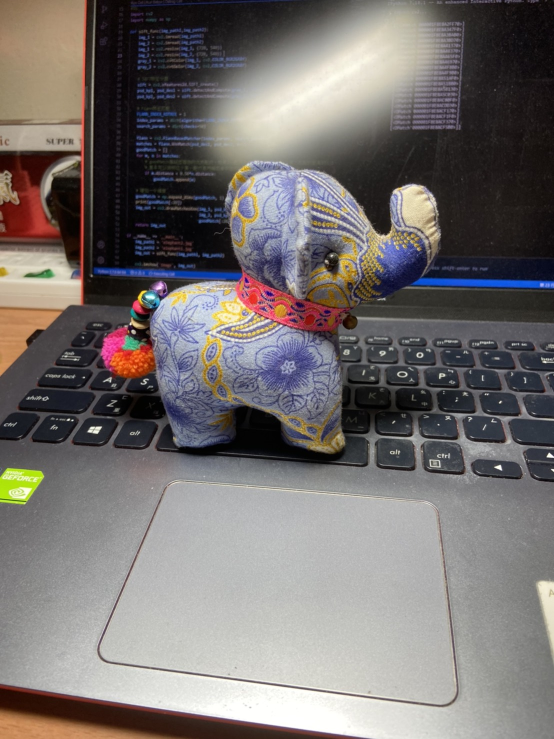
#> input picture lab11/ele1.jpg, 1108 x 1478 px, found by its file name (shown at 1/2 size)
$ python lab11.py
#> lines starting #> are read from the running program, lines starting #| are printed output that depends on the picture
import cv2
import numpy as np
import time

def preprocess(img_path1,img_path2):
#> called with img_path1 = 'D:/C++/C-project/uav/lab11/ele1.jpg', img_path2 = 'D:/C++/C-project/uav/lab11/ele2.jpg'
    img_1 = cv2.imread(img_path1)
#> img_1 is the input picture: shape (1478, 1108, 3); mean B, G, R 111.4, 112.7, 118
    img_2 = cv2.imread(img_path2)
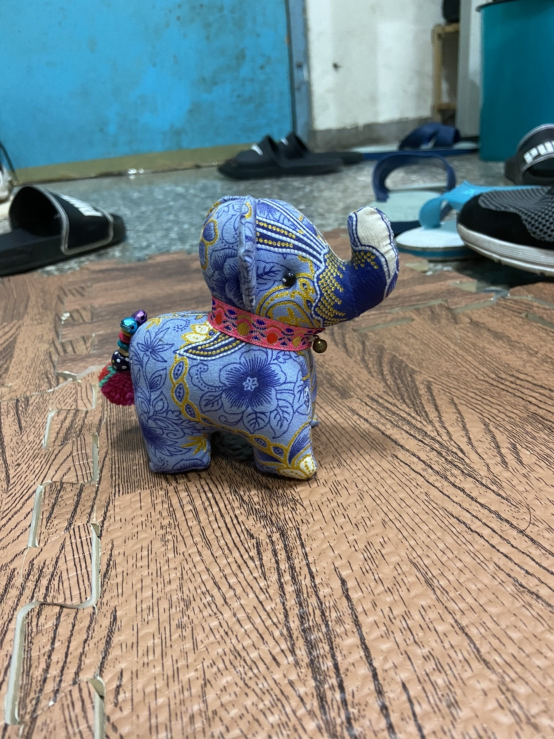
#> input picture lab11/ele2.jpg, 1108 x 1478 px, found by its file name (shown at 1/2 size)
#> img_2 is the input picture: shape (1478, 1108, 3); mean B, G, R 132.8, 136.9, 133.7
    # img_1 = cv2.resize(img_1, (400, 540))
    # img_2 = cv2.resize(img_2, (400, 540))

    return img_1, img_2

def sift_func(img_1,img_2):
    gray_1 = cv2.cvtColor(img_1, cv2.COLOR_BGR2GRAY)
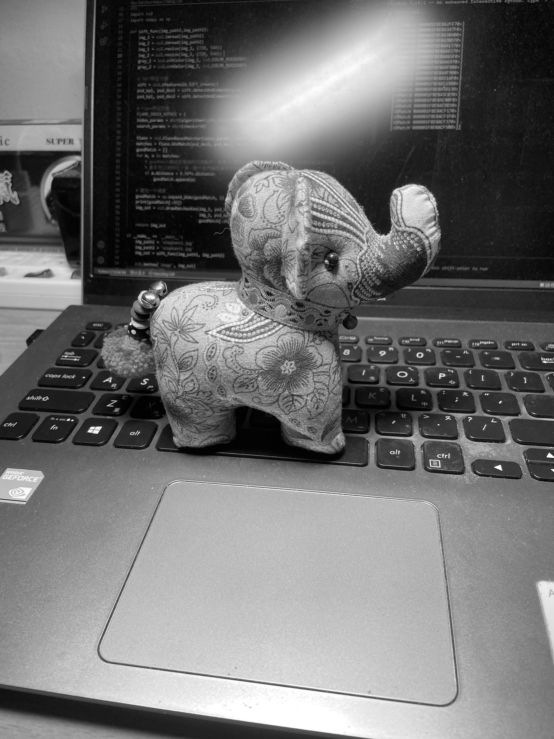
#> gray_1: shape (1478, 1108) (shown at 1/2 size); min 0, max 255, mean 114.2
    gray_2 = cv2.cvtColor(img_2, cv2.COLOR_BGR2GRAY)
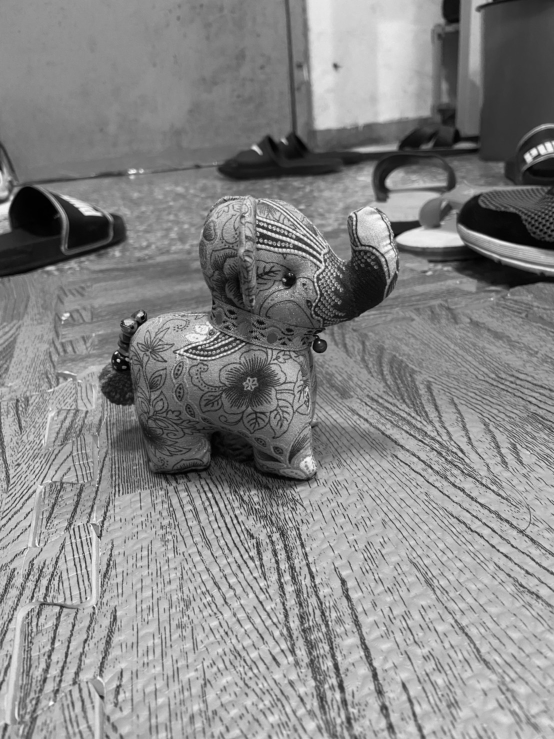
#> gray_2: shape (1478, 1108) (shown at 1/2 size); min 0, max 254, mean 135.4

    start = time.time()

    # Initiate SIFT detector
    sift = cv2.xfeatures2d.SIFT_create()

    # find the keypoints and descriptors with SIFT
    psd_kp1, psd_des1 = sift.detectAndCompute(gray_1, None)
#> psd_kp1 = 8241 keypoints; strongest (x, y, size): (1099, 911, 6.3), (998, 935, 6.9), (137, 839, 3.3), (145, 841, 2.5)
    psd_kp2, psd_des2 = sift.detectAndCompute(gray_2, None)
#> psd_kp2 = 19541 keypoints; strongest (x, y, size): (232, 706, 3.3), (638, 685, 2.5), (797, 456, 21.3), (399, 695, 3.3)

    end = time.time()

    # FLANN parameters
    FLANN_INDEX_KDTREE = 1
    index_params = dict(algorithm=FLANN_INDEX_KDTREE, trees=5)
    search_params = dict(checks=50)
    flann = cv2.FlannBasedMatcher(index_params, search_params)
    matches = flann.knnMatch(psd_des1, psd_des2, k=2)
#> matches = 8241 matches

    # Need to draw only good matches, so create a list
    goodMatch = list()

    # Apply ratio test
    for m, n in matches:
        # goodMatch是经过筛选的优质配对，如果2个配对中第一匹配的距离小于第二匹配的距离的1/2，
        # 基本可以说明这个第一配对是两幅图像中独特的，不重复的特征点,可以保留。
        if m.distance < 0.50*n.distance:
            goodMatch.append(m)
#> after the loop, goodMatch = 179 matches

    # 增加一个维度
    goodMatch = np.expand_dims(goodMatch, 1)
    img_out = cv2.drawMatchesKnn(img_1, psd_kp1,
                                 img_2, psd_kp2,
                                 goodMatch, None, flags=2)
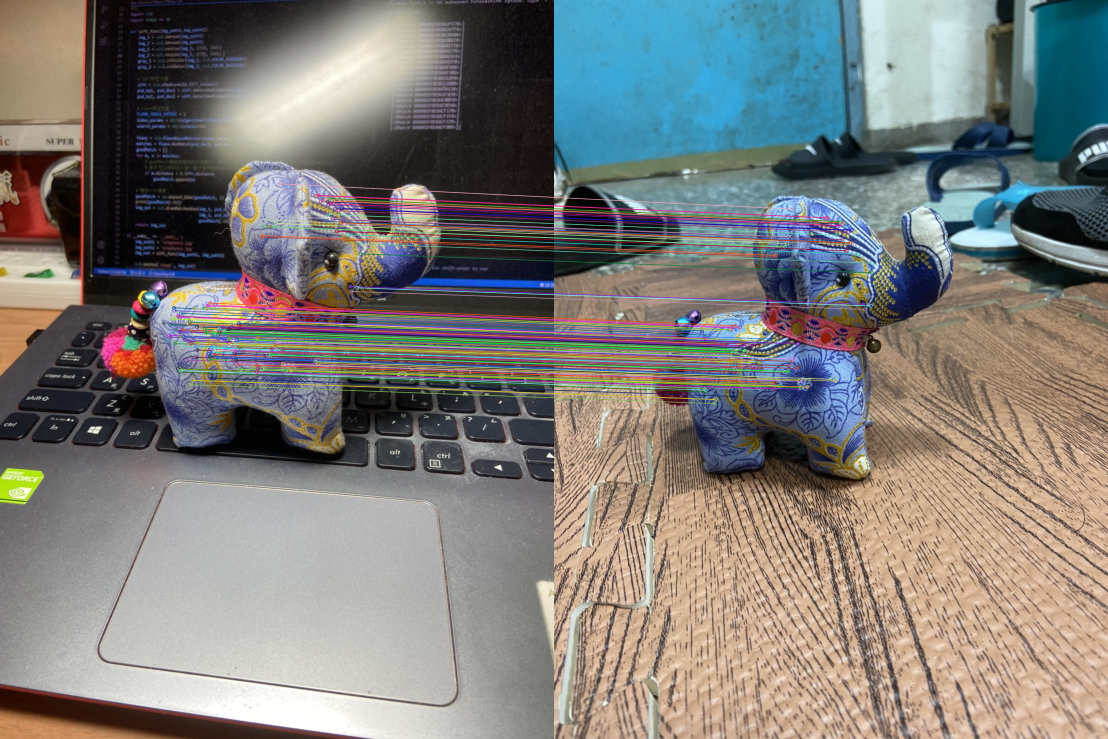
#> img_out: shape (1478, 2216, 3) (shown at 1/2 size); mean B, G, R 122.3, 125.5, 127
    return img_out, end - start

def surf_func(img_1,img_2):
    gray_1 = cv2.cvtColor(img_1, cv2.COLOR_BGR2GRAY)
    gray_2 = cv2.cvtColor(img_2, cv2.COLOR_BGR2GRAY)

    start = time.time()

    surf = cv2.xfeatures2d.SURF_create()
    psd_kp1, psd_des1 = surf.detectAndCompute(gray_1, None)
    psd_kp2, psd_des2 = surf.detectAndCompute(gray_2, None)

    end = time.time()

    # Flann特征匹配
    FLANN_INDEX_KDTREE = 1
    index_params = dict(algorithm=FLANN_INDEX_KDTREE, trees=5)
    search_params = dict(checks=50)
    flann = cv2.FlannBasedMatcher(index_params, search_params)
    matches = flann.knnMatch(psd_des1, psd_des2, k=2)
    goodMatch = list()
    for m, n in matches:
        # goodMatch是经过筛选的优质配对，如果2个配对中第一匹配的距离小于第二匹配的距离的1/2，
        # 基本可以说明这个第一配对是两幅图像中独特的，不重复的特征点,可以保留。
        if m.distance < 0.50*n.distance:
            goodMatch.append(m)

    # 增加一个维度
    goodMatch = np.expand_dims(goodMatch, 1)
    img_out = cv2.drawMatchesKnn(img_1, psd_kp1,
                                 img_2, psd_kp2,
                                 goodMatch, None, flags=2)
    return img_out, end - start

def orb_func(img_1, img_2):
    gray_1 = cv2.cvtColor(img_1, cv2.COLOR_BGR2GRAY)
    gray_2 = cv2.cvtColor(img_2, cv2.COLOR_BGR2GRAY)

    start = time.time()

    orb = cv2.ORB_create()
    psd_kp1, psd_des1 = orb.detectAndCompute(gray_1, None)
    psd_kp2, psd_des2 = orb.detectAndCompute(gray_2, None)

    end = time.time()

    # Flann特征匹配
    FLANN_INDEX_LSH = 6
    index_params= dict(algorithm = FLANN_INDEX_LSH,
                   table_number = 6, # 12
                   key_size = 12,     # 20
                   multi_probe_level = 1) #2
    search_params = dict(checks=50)
    flann = cv2.FlannBasedMatcher(index_params, search_params)
    matches = flann.knnMatch(psd_des1, psd_des2, k=2)
    goodMatch = list()
    for m_n in matches:
        if len(m_n) != 2:
            continue
        m, n = m_n
        # goodMatch是经过筛选的优质配对，如果2个配对中第一匹配的距离小于第二匹配的距离的1/2，
        # 基本可以说明这个第一配对是两幅图像中独特的，不重复的特征点,可以保留。
        if m.distance < 0.6*n.distance:
            goodMatch.append(m)

    # 增加一个维度
    goodMatch = np.expand_dims(goodMatch, 1)
    img_out = cv2.drawMatchesKnn(img_1, psd_kp1,
                                 img_2, psd_kp2,
                                 goodMatch, None, flags=2)
    return img_out, end - start


if __name__ == '__main__':
    img_path1, img_path2 = 'D:/C++/C-project/uav/lab11/ele1.jpg', 'D:/C++/C-project/uav/lab11/ele2.jpg'
    img_1, img_2 = preprocess(img_path1, img_path2)
    sift_img, time1 = sift_func(img_1, img_2)
#> time1 = 2.73
#> (the run stopped early here; a loop or call above may not have finished)
